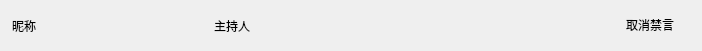
<?xml version="1.0" encoding="UTF-8"?>
<ui version="4.0">
 <class>ProhibitChatItemWdg</class>
 <widget class="QWidget" name="ProhibitChatItemWdg">
  <property name="geometry">
   <rect>
    <x>0</x>
    <y>0</y>
    <width>702</width>
    <height>51</height>
   </rect>
  </property>
  <property name="windowTitle">
   <string>ProhibitChatItemWdg</string>
  </property>
  <layout class="QHBoxLayout" name="horizontalLayout">
   <property name="spacing">
    <number>0</number>
   </property>
   <property name="leftMargin">
    <number>12</number>
   </property>
   <property name="topMargin">
    <number>0</number>
   </property>
   <property name="rightMargin">
    <number>12</number>
   </property>
   <property name="bottomMargin">
    <number>0</number>
   </property>
   <item>
    <widget class="CLabel" name="labName">
     <property name="minimumSize">
      <size>
       <width>180</width>
       <height>0</height>
      </size>
     </property>
     <property name="maximumSize">
      <size>
       <width>180</width>
       <height>16777215</height>
      </size>
     </property>
     <property name="styleSheet">
      <string notr="true">font: 10pt &quot;微软雅黑&quot;;</string>
     </property>
     <property name="text">
      <string>昵称</string>
     </property>
    </widget>
   </item>
   <item>
    <widget class="QLabel" name="labRoleImage">
     <property name="minimumSize">
      <size>
       <width>16</width>
       <height>16</height>
      </size>
     </property>
     <property name="maximumSize">
      <size>
       <width>16</width>
       <height>16</height>
      </size>
     </property>
     <property name="text">
      <string/>
     </property>
    </widget>
   </item>
   <item>
    <widget class="QLabel" name="label">
     <property name="minimumSize">
      <size>
       <width>6</width>
       <height>0</height>
      </size>
     </property>
     <property name="maximumSize">
      <size>
       <width>6</width>
       <height>16777215</height>
      </size>
     </property>
     <property name="text">
      <string/>
     </property>
    </widget>
   </item>
   <item>
    <widget class="QLabel" name="labIdentityTile">
     <property name="minimumSize">
      <size>
       <width>56</width>
       <height>0</height>
      </size>
     </property>
     <property name="maximumSize">
      <size>
       <width>56</width>
       <height>16777215</height>
      </size>
     </property>
     <property name="styleSheet">
      <string notr="true">font: 10pt &quot;微软雅黑&quot;;</string>
     </property>
     <property name="text">
      <string>主持人</string>
     </property>
    </widget>
   </item>
   <item>
    <spacer name="horizontalSpacer">
     <property name="orientation">
      <enum>Qt::Horizontal</enum>
     </property>
     <property name="sizeHint" stdset="0">
      <size>
       <width>131</width>
       <height>20</height>
      </size>
     </property>
    </spacer>
   </item>
   <item>
    <widget class="QPushButton" name="btnProhibitSpeaking">
     <property name="styleSheet">
      <string notr="true">font: 10pt &quot;微软雅黑&quot;;</string>
     </property>
     <property name="text">
      <string>取消禁言</string>
     </property>
     <property name="flat">
      <bool>true</bool>
     </property>
    </widget>
   </item>
  </layout>
 </widget>
 <layoutdefault spacing="6" margin="11"/>
 <customwidgets>
  <customwidget>
   <class>CLabel</class>
   <extends>QLabel</extends>
   <header>clabel.h</header>
  </customwidget>
 </customwidgets>
 <resources>
  <include location="../../Project/MainUI.qrc"/>
 </resources>
 <connections/>
</ui>
